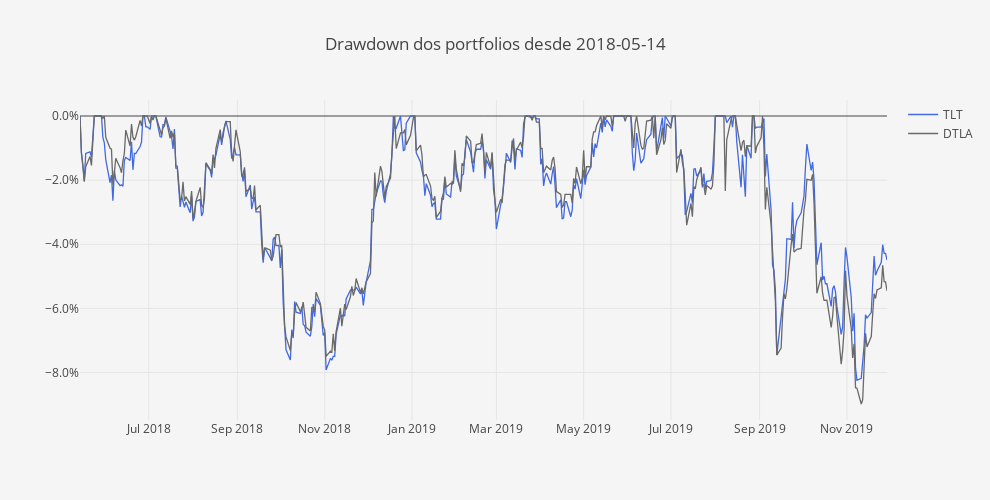

The code cell stored with this chart in its notebook:
### Code cell
DD = compute_drawdowns(fundos)
DD = DD /100

layout = go.Layout(
    title='Drawdown dos portfolios desde ' + Begin,
    plot_bgcolor='#f5f5f5',
    paper_bgcolor='#f5f5f5',
    width=990,
    height=500,
    xaxis=dict(
        title='',
        showgrid=True,
        titlefont=dict(size=12),
    ),
    yaxis=dict(
        title='',
        showgrid=True,
        zeroline=True, # Adicionar ou não a zero line
        tickformat=".1%" # tickformat=".2%" se quiseres mais casas decimais
    ))

trace0 = go.Scatter(
    x = DD.index,
    y = DD.iloc[:, 0],
    name = fundos.columns[0],
    line = dict(
        color = 'royalblue',
        width = 1.3)
)

trace1 = go.Scatter(
    x = DD.index,
    y = DD.iloc[:, 1],
    name = fundos.columns[1],
    line = dict(
        color = 'dimgrey',
        width = 1.3)
)

data = [trace0, trace1]
        
fig = go.Figure(data=data, layout=layout)
py.iplot(fig)

### Figure 1 — Plotly figure (JSON) as saved in the notebook; plotly's stock layout.template omitted (floating-point values rounded to 4 significant figures; data arrays with more than 128 entries replaced by an {"elided": "..."} marker saying what was removed)
{"data": [{"line": {"color": "royalblue", "width": 1.3}, "name": "TLT", "type": "scatter", "uid": "93716039-3976-4621-a17a-93c2e645361c", "x": {"elided": "407 str values"}, "y": {"elided": "407 float values"}}, {"line": {"color": "dimgrey", "width": 1.3}, "name": "DTLA", "type": "scatter", "uid": "b04b662f-3660-465c-9ab6-aa52762d67e6", "x": {"elided": "407 str values"}, "y": {"elided": "407 float values"}}], "layout": {"height": 500, "paper_bgcolor": "#f5f5f5", "plot_bgcolor": "#f5f5f5", "title": {"text": "Drawdown dos portfolios desde 2018-05-14"}, "width": 990, "xaxis": {"autorange": true, "range": ["2018-05-14", "2019-11-29"], "showgrid": true, "title": {"font": {"size": 12}, "text": ""}, "type": "date"}, "yaxis": {"autorange": true, "range": [-0.09481, 0.00499], "showgrid": true, "tickformat": ".1%", "title": {"text": ""}, "type": "linear", "zeroline": true}}}
